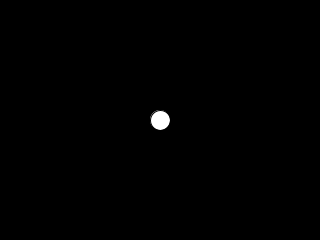
Frame 1 (no input)
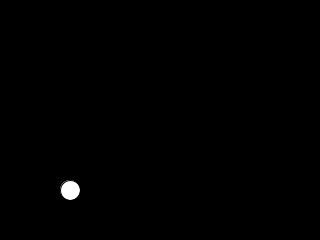
Frame 60 (the mouse pressed at the canvas centre just before this capture)
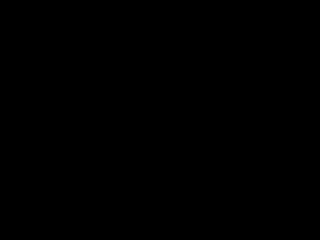
Frame 120 (the mouse held since frame 60 and released just before this capture)

The Processing sketch that drew these frames (run headless with seeded random() and noise(); from frame 60 on, the mouse is pressed at the canvas centre):

// Processing sketch: Class14_03BouncingBallObjectSingle
// ── Class14_03BouncingBallObjectSingle.pde
Ball b;

void setup() {
  size(320, 240);
  
  b = new Ball(width/2,height/2);
}

void draw() {
  background(0);
  
  b.render();
  b.move();
}

class Ball {
  int x, y;
  int xSpeed, ySpeed;
  int c;
  Ball (int parameterX, int parameterY) {
    x=parameterX;
    y=parameterY;
    c = 20;
    xSpeed=10;
    ySpeed=10;
  }

  void render() {
    ellipseMode(CENTER);
    fill(255);
    ellipse(x, y, c, c);
  }

  void move() {
    x += xSpeed;
    y += ySpeed;

    // change directions
    if (x<0 || x > width) {
      xSpeed = xSpeed * -1;
    }

    if (y<0 || y > height) {
      ySpeed = ySpeed * -1;
    }
  }
}
